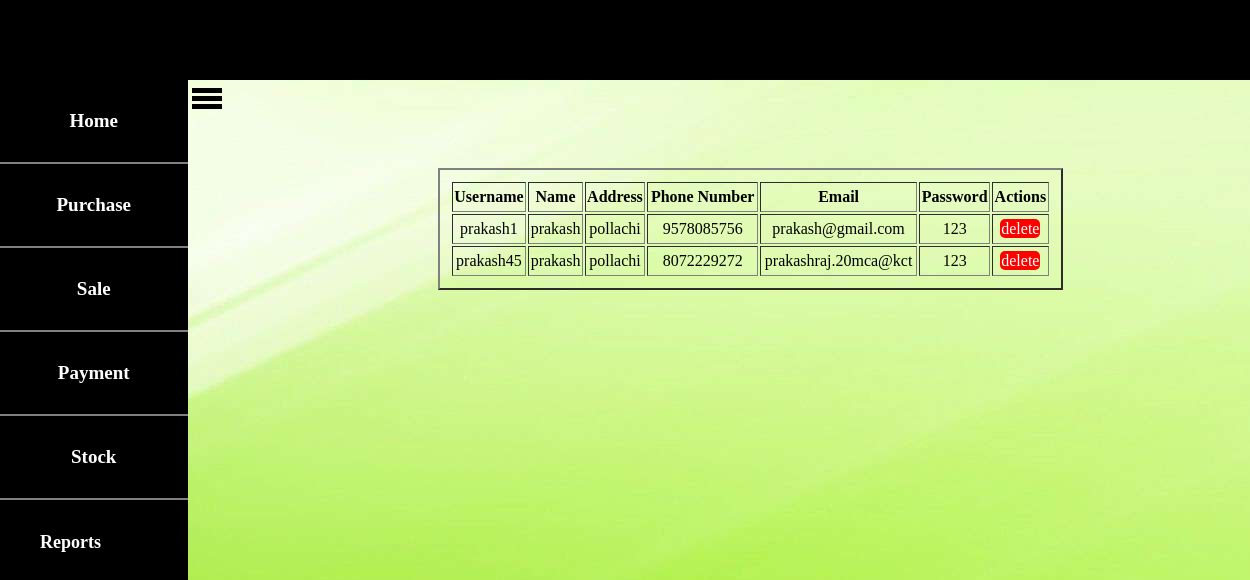
The app's page /supret.php with its own data.
### tables this page shows
CREATE TABLE `supplier` (
  `username` varchar(15) NOT NULL,
  `name` text NOT NULL,
  `address` varchar(50) NOT NULL,
  `phno` varchar(15) NOT NULL,
  `email` varchar(20) NOT NULL,
  `passwd` varchar(10) NOT NULL,
  `cpasswd` varchar(10) NOT NULL
);

### supret.php (the view, shortened to what this page needs)
<!DOCTYPE html>
<html>
<head>
</head>
<body style="background-image: url(images/66773.jpg);">
	<table border="2" style="width: 50%;text-align: center;margin-top: 7%;margin-left: 35%;padding: 10px;">
		<tr class='b'>
             <th>Username</th>
             <th>Name</th>
             <th>Address</th>
             <th>Phone Number</th>
             <th>Email</th>
             <th>Password</th>
             <th>Actions</th>
		</tr>
<?php
include "includes/headeremp.php";
include "navemp.php";
$conn=mysqli_connect("localhost","root","","milkcompany") or die("connection failed");
$query="select * from supplier";
$data=mysqli_query($conn,$query);
$total=mysqli_num_rows($data);
if($total!=0)
{
	while ($result=mysqli_fetch_assoc($data))
	{
		echo "<tr class='b'>";
		echo "<td>".$result['username']."</td>";
		echo "<td>".$result['name']."</td>";
		echo "<td>".$result['address']."</td>";
		echo "<td>".$result['phno']."</td>";
		echo "<td>".$result['email']."</td>";
		echo "<td>".$result['passwd']."</td>";
		echo "<td><a class='a' href='delete.php?id=".$result['username']."'>delete</a></td>";
		echo "</tr>";
	}
}
else
{
	echo "no records found";
}
?>
</table>
</body>
</html>

### css/style2.css (style rules this page uses)
* { margin: 0; padding: 0; }

### supret.php (style rules this page uses)
.a { background-color: red; color:white; text-decoration: none; border-radius: 5px; padding: 1px; }
.b { height: 30px; }

### records on screen
supplier: username "prakash1", name "prakash", address "pollachi", phno "9578085756", email "prakash@gmail.com", passwd "123"
supplier: username "prakash45", name "prakash", address "pollachi", phno "8072229272", email "prakashraj.20mca@kct", passwd "123"
